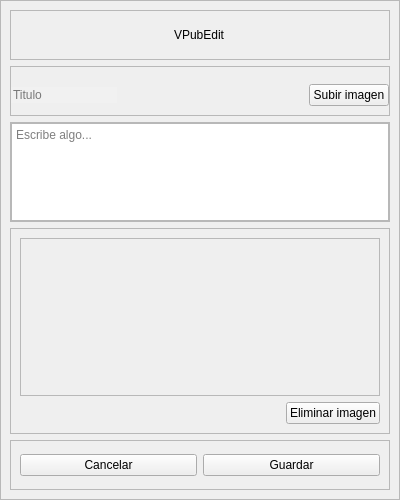
<?xml version="1.0" encoding="UTF-8"?>
<ui version="4.0">
 <class>VNuevaPub</class>
 <widget class="QMainWindow" name="VNuevaPub">
  <property name="geometry">
   <rect>
    <x>0</x>
    <y>0</y>
    <width>400</width>
    <height>500</height>
   </rect>
  </property>
  <property name="maximumSize">
   <size>
    <width>400</width>
    <height>500</height>
   </size>
  </property>
  <property name="windowTitle">
   <string>MainWindow</string>
  </property>
  <widget class="QWidget" name="centralwidget">
   <layout class="QVBoxLayout" name="verticalLayout">
    <property name="spacing">
     <number>0</number>
    </property>
    <property name="leftMargin">
     <number>0</number>
    </property>
    <property name="topMargin">
     <number>0</number>
    </property>
    <property name="rightMargin">
     <number>0</number>
    </property>
    <property name="bottomMargin">
     <number>0</number>
    </property>
    <item>
     <widget class="QFrame" name="frame">
      <property name="frameShape">
       <enum>QFrame::StyledPanel</enum>
      </property>
      <property name="frameShadow">
       <enum>QFrame::Raised</enum>
      </property>
      <layout class="QVBoxLayout" name="verticalLayout_2">
       <item>
        <widget class="QFrame" name="frame_4">
         <property name="maximumSize">
          <size>
           <width>16777215</width>
           <height>50</height>
          </size>
         </property>
         <property name="frameShape">
          <enum>QFrame::StyledPanel</enum>
         </property>
         <property name="frameShadow">
          <enum>QFrame::Raised</enum>
         </property>
         <layout class="QHBoxLayout" name="horizontalLayout">
          <item alignment="Qt::AlignHCenter">
           <widget class="QLabel" name="label">
            <property name="styleSheet">
             <string notr="true">font: 700 20pt &quot;Inter&quot;;</string>
            </property>
            <property name="text">
             <string>VPubEdit</string>
            </property>
           </widget>
          </item>
         </layout>
        </widget>
       </item>
       <item>
        <widget class="QFrame" name="frame_2">
         <property name="maximumSize">
          <size>
           <width>16777215</width>
           <height>50</height>
          </size>
         </property>
         <property name="frameShape">
          <enum>QFrame::StyledPanel</enum>
         </property>
         <property name="frameShadow">
          <enum>QFrame::Raised</enum>
         </property>
         <layout class="QHBoxLayout" name="horizontalLayout_2">
          <property name="leftMargin">
           <number>0</number>
          </property>
          <property name="rightMargin">
           <number>0</number>
          </property>
          <property name="bottomMargin">
           <number>0</number>
          </property>
          <item alignment="Qt::AlignLeft">
           <widget class="QLineEdit" name="field_titulo">
            <property name="autoFillBackground">
             <bool>false</bool>
            </property>
            <property name="styleSheet">
             <string notr="true">font: 10pt &quot;Inter&quot;;
background-color: rgb(241, 241, 241);
font: 700 12pt &quot;Inter&quot;;
border: none;
</string>
            </property>
            <property name="frame">
             <bool>false</bool>
            </property>
            <property name="placeholderText">
             <string>Titulo</string>
            </property>
           </widget>
          </item>
          <item alignment="Qt::AlignRight">
           <widget class="QPushButton" name="btn_subir_imagen">
            <property name="styleSheet">
             <string notr="true">font: 10pt &quot;Inter&quot;;</string>
            </property>
            <property name="text">
             <string>Subir imagen</string>
            </property>
           </widget>
          </item>
         </layout>
        </widget>
       </item>
       <item>
        <widget class="QFrame" name="frame_3">
         <property name="maximumSize">
          <size>
           <width>16777215</width>
           <height>100</height>
          </size>
         </property>
         <property name="frameShape">
          <enum>QFrame::StyledPanel</enum>
         </property>
         <property name="frameShadow">
          <enum>QFrame::Raised</enum>
         </property>
         <layout class="QHBoxLayout" name="horizontalLayout_3">
          <property name="spacing">
           <number>0</number>
          </property>
          <property name="leftMargin">
           <number>0</number>
          </property>
          <property name="topMargin">
           <number>0</number>
          </property>
          <property name="rightMargin">
           <number>0</number>
          </property>
          <property name="bottomMargin">
           <number>0</number>
          </property>
          <item>
           <widget class="QTextEdit" name="textArea_contenido">
            <property name="maximumSize">
             <size>
              <width>16777215</width>
              <height>100</height>
             </size>
            </property>
            <property name="styleSheet">
             <string notr="true">font: 10pt &quot;Inter&quot;;</string>
            </property>
            <property name="placeholderText">
             <string>Escribe algo...</string>
            </property>
           </widget>
          </item>
         </layout>
        </widget>
       </item>
       <item>
        <widget class="QFrame" name="frame_5">
         <property name="frameShape">
          <enum>QFrame::StyledPanel</enum>
         </property>
         <property name="frameShadow">
          <enum>QFrame::Raised</enum>
         </property>
         <layout class="QVBoxLayout" name="verticalLayout_3">
          <item>
           <widget class="QFrame" name="frame_imagen">
            <property name="frameShape">
             <enum>QFrame::StyledPanel</enum>
            </property>
            <property name="frameShadow">
             <enum>QFrame::Raised</enum>
            </property>
           </widget>
          </item>
          <item alignment="Qt::AlignRight">
           <widget class="QPushButton" name="btn_eliminar_imagen">
            <property name="styleSheet">
             <string notr="true">font: 10pt &quot;Inter&quot;;</string>
            </property>
            <property name="text">
             <string>Eliminar imagen</string>
            </property>
           </widget>
          </item>
         </layout>
        </widget>
       </item>
       <item>
        <widget class="QFrame" name="frame_7">
         <property name="maximumSize">
          <size>
           <width>16777215</width>
           <height>50</height>
          </size>
         </property>
         <property name="frameShape">
          <enum>QFrame::StyledPanel</enum>
         </property>
         <property name="frameShadow">
          <enum>QFrame::Raised</enum>
         </property>
         <layout class="QHBoxLayout" name="horizontalLayout_4">
          <item>
           <widget class="QPushButton" name="btn_cancelar">
            <property name="styleSheet">
             <string notr="true">font: 10pt &quot;Inter&quot;;</string>
            </property>
            <property name="text">
             <string>Cancelar</string>
            </property>
           </widget>
          </item>
          <item>
           <widget class="QPushButton" name="btn_listo">
            <property name="styleSheet">
             <string notr="true">font: 10pt &quot;Inter&quot;;</string>
            </property>
            <property name="text">
             <string>Guardar</string>
            </property>
           </widget>
          </item>
         </layout>
        </widget>
       </item>
      </layout>
     </widget>
    </item>
   </layout>
  </widget>
 </widget>
 <resources/>
 <connections/>
</ui>
